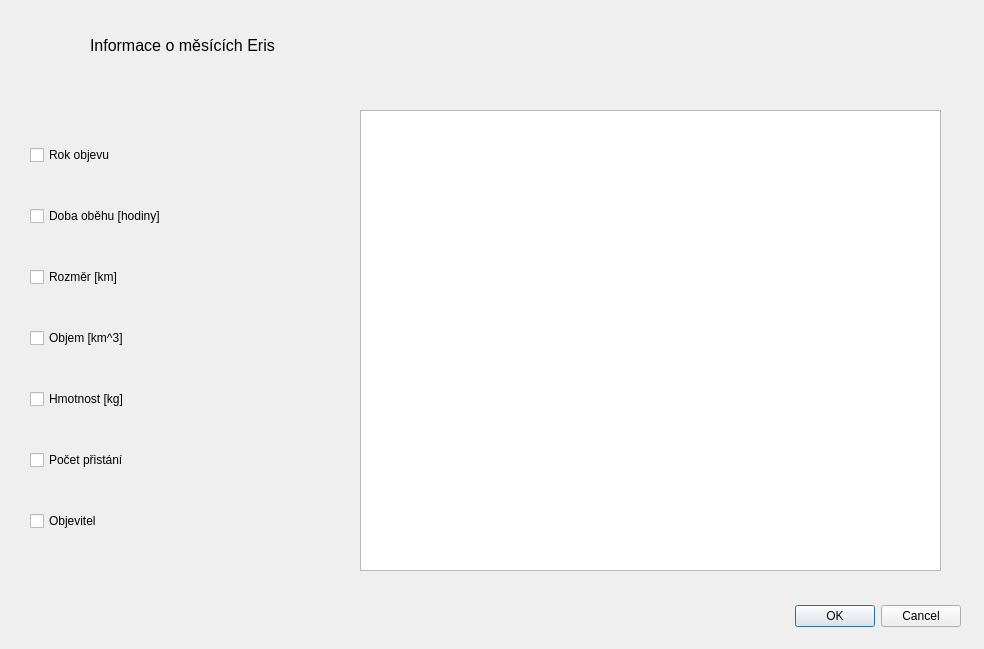
<?xml version="1.0" encoding="UTF-8"?>
<ui version="4.0">
 <class>DialogMesice_Eris</class>
 <widget class="QDialog" name="DialogMesice_Eris">
  <property name="geometry">
   <rect>
    <x>0</x>
    <y>0</y>
    <width>984</width>
    <height>649</height>
   </rect>
  </property>
  <property name="windowTitle">
   <string>Dialog</string>
  </property>
  <widget class="QDialogButtonBox" name="buttonBox">
   <property name="geometry">
    <rect>
     <x>620</x>
     <y>600</y>
     <width>341</width>
     <height>32</height>
    </rect>
   </property>
   <property name="orientation">
    <enum>Qt::Horizontal</enum>
   </property>
   <property name="standardButtons">
    <set>QDialogButtonBox::Cancel|QDialogButtonBox::Ok</set>
   </property>
  </widget>
  <widget class="QLabel" name="label">
   <property name="geometry">
    <rect>
     <x>90</x>
     <y>30</y>
     <width>291</width>
     <height>31</height>
    </rect>
   </property>
   <property name="text">
    <string>&lt;html&gt;&lt;head/&gt;&lt;body&gt;&lt;p&gt;&lt;span style=&quot; font-size:12pt;&quot;&gt;Informace o měsících Eris&lt;/span&gt;&lt;/p&gt;&lt;/body&gt;&lt;/html&gt;</string>
   </property>
  </widget>
  <widget class="QTableView" name="tableViewMesiceEris">
   <property name="geometry">
    <rect>
     <x>360</x>
     <y>110</y>
     <width>581</width>
     <height>461</height>
    </rect>
   </property>
  </widget>
  <widget class="QWidget" name="verticalLayoutWidget">
   <property name="geometry">
    <rect>
     <x>30</x>
     <y>110</y>
     <width>301</width>
     <height>461</height>
    </rect>
   </property>
   <layout class="QVBoxLayout" name="verticalLayout">
    <item>
     <widget class="QCheckBox" name="checkBox_2">
      <property name="text">
       <string>Rok objevu</string>
      </property>
     </widget>
    </item>
    <item>
     <widget class="QCheckBox" name="checkBox_4">
      <property name="text">
       <string>Doba oběhu [hodiny]</string>
      </property>
     </widget>
    </item>
    <item>
     <widget class="QCheckBox" name="checkBox_6">
      <property name="text">
       <string>Rozměr [km]</string>
      </property>
     </widget>
    </item>
    <item>
     <widget class="QCheckBox" name="checkBox_5">
      <property name="text">
       <string>Objem [km^3]</string>
      </property>
     </widget>
    </item>
    <item>
     <widget class="QCheckBox" name="checkBox_7">
      <property name="text">
       <string>Hmotnost [kg]</string>
      </property>
     </widget>
    </item>
    <item>
     <widget class="QCheckBox" name="checkBox_3">
      <property name="text">
       <string>Počet přistání</string>
      </property>
     </widget>
    </item>
    <item>
     <widget class="QCheckBox" name="checkBox">
      <property name="text">
       <string>Objevitel</string>
      </property>
     </widget>
    </item>
   </layout>
  </widget>
 </widget>
 <resources/>
 <connections>
  <connection>
   <sender>buttonBox</sender>
   <signal>accepted()</signal>
   <receiver>DialogMesice_Eris</receiver>
   <slot>accept()</slot>
   <hints>
    <hint type="sourcelabel">
     <x>248</x>
     <y>254</y>
    </hint>
    <hint type="destinationlabel">
     <x>157</x>
     <y>274</y>
    </hint>
   </hints>
  </connection>
  <connection>
   <sender>buttonBox</sender>
   <signal>rejected()</signal>
   <receiver>DialogMesice_Eris</receiver>
   <slot>reject()</slot>
   <hints>
    <hint type="sourcelabel">
     <x>316</x>
     <y>260</y>
    </hint>
    <hint type="destinationlabel">
     <x>286</x>
     <y>274</y>
    </hint>
   </hints>
  </connection>
 </connections>
</ui>
